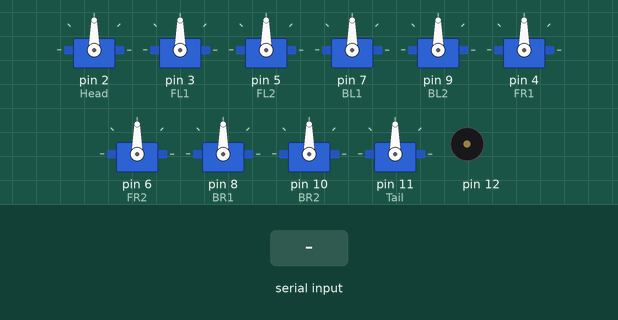
Bench run of a sketch on a simulated Arduino Uno, built with avr-gcc and run on an emulated ATmega328P. On the bench: 10 × servo, buzzer (waves = sounding). The inputs (shaded band) are chosen by the test bench. What the sketch prints to the serial monitor is not drawn.

Above: at 4.2 s.
4.3 s: byte 18 (0x12) received over Serial
At 6.6 s:
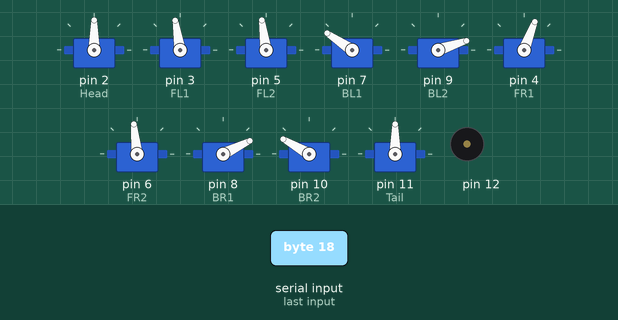
7.3 s: byte 17 (0x11) received over Serial
At 7.7 s:
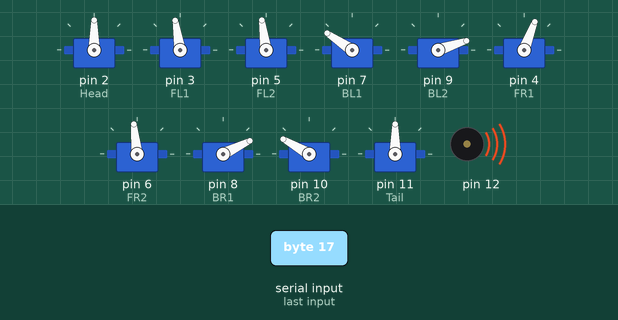
9.3 s: byte 19 (0x13) received over Serial
At 10.3 s:
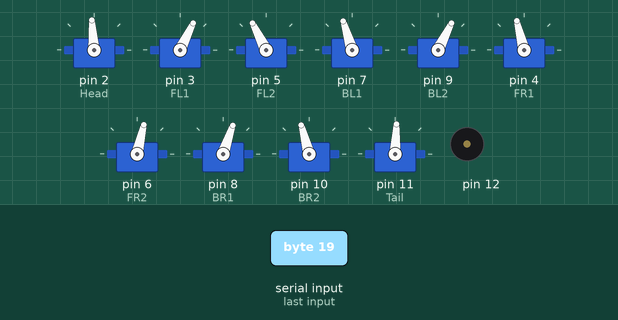
12.3 s: byte 20 (0x14) received over Serial
At 13.44 s:
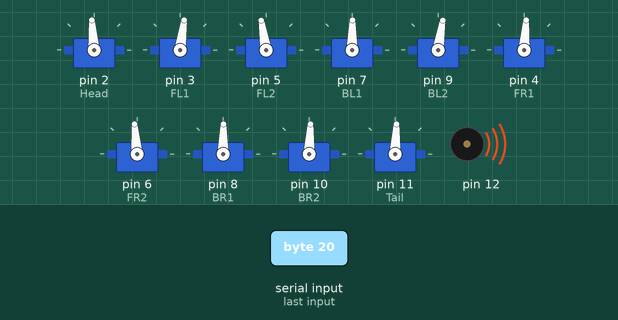
Timing chart, 0 to 16.3 s (numbered marks = the images above; inputs shaded):
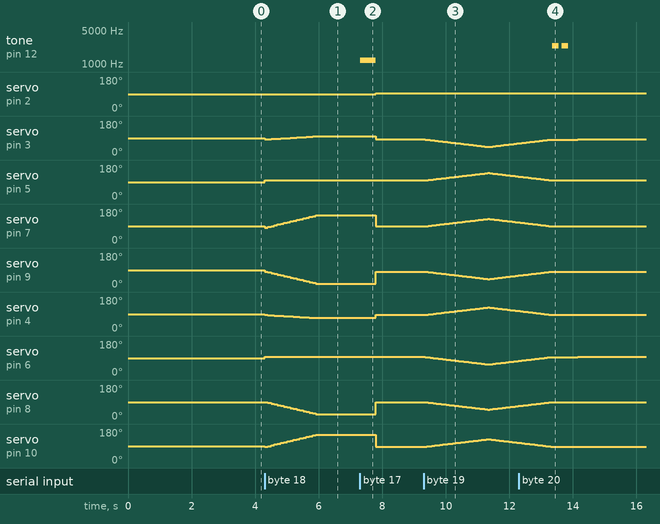

The sketch:

DUKE.ino
```cpp
#include <Servo.h>

// F = Forward, B = Back, L = Left, R = Right, 1 = Top, 2 = Bottom
Servo Head;
Servo FL1;
Servo FL2;
Servo BL1;
Servo BL2;
Servo FR1;
Servo FR2;
Servo BR1;
Servo BR2;
Servo Tail;
int front_left_top_angle;
int front_right_top_angle;
int front_left_bottom_angle;
int front_right_bottom_angle;
int back_left_top_angle;
int back_right_top_angle;
int back_left_bottom_angle;
int back_right_bottom_angle;
byte com;


void setup() {
  Head.attach(2);
  FL1.attach(3);
  FL2.attach(5);
  BL1.attach(7);
  BL2.attach(9);
  FR1.attach(4);
  FR2.attach(6);
  BR1.attach(8);
  BR2.attach(10);
  Tail.attach(11);
  pinMode(12,OUTPUT);
  Serial.begin(9600);
  delay(2000);
  Serial.write(0xAA);
  Serial.write(0x37);
  delay(1000);
  Serial.write(0xAA);
  Serial.write(0x21);

}

void standup()
{
  Head.write(94);
  FL1.write(83);
  FL2.write(98);
  FR1.write(85);
  FR2.write(96);
  BL1.write(88);
  BL2.write(82);
  BR1.write(90);
  BR2.write(86);
  Tail.write(87);
}


void stretch()
{
  front_right_top_angle = 85;
  front_left_bottom_angle = 98;
  front_right_bottom_angle = 96;
  back_left_top_angle = 88;
  back_right_top_angle = 90;
  back_left_bottom_angle = 82;
  back_right_bottom_angle = 86;
  for (front_left_top_angle = 83; front_left_top_angle > 43; front_left_top_angle -=1)
  {
    FL1.write(front_left_top_angle);
    BL1.write(back_left_top_angle);
    FR1.write(front_right_top_angle);
    BR1.write(back_right_top_angle);
    FL2.write(front_left_bottom_angle);
    BL2.write(back_left_bottom_angle);
    FR2.write(front_right_bottom_angle);
    BR2.write(back_right_bottom_angle);
    front_right_top_angle += 1;
    front_left_bottom_angle += 1;
    front_right_bottom_angle -= 1;
    back_left_top_angle += 1;
    back_right_top_angle -= 1;
    back_left_bottom_angle -= 1;
    back_right_bottom_angle += 1;
    delay(50);
  }
  for (front_left_top_angle = 43; front_left_top_angle < 83; front_left_top_angle +=1)
  {
    FL1.write(front_left_top_angle);
    BL1.write(back_left_top_angle);
    FR1.write(front_right_top_angle);
    BR1.write(back_right_top_angle);
    FL2.write(front_left_bottom_angle);
    BL2.write(back_left_bottom_angle);
    FR2.write(front_right_bottom_angle);
    BR2.write(back_right_bottom_angle);
    front_right_top_angle -= 1;
    front_left_bottom_angle -= 1;
    front_right_bottom_angle += 1;
    back_left_top_angle -= 1;
    back_right_top_angle += 1;
    back_left_bottom_angle += 1;
    back_right_bottom_angle -= 1;
    delay(50);
  }
}

void sit()
{
  front_left_top_angle = 83;
  front_right_top_angle = 85;
  front_left_bottom_angle = 98;
  front_right_bottom_angle = 96;
  back_left_top_angle = 88;
  back_right_top_angle = 90;
  back_left_bottom_angle = 82;
  back_right_bottom_angle = 86;
  for (back_left_top_angle = 82; back_left_top_angle < 150; back_left_top_angle += 4)
  {
    FL1.write(front_left_top_angle);
    BL1.write(back_left_top_angle);
    FR1.write(front_right_top_angle);
    BR1.write(back_right_top_angle);
    FL2.write(front_left_bottom_angle);
    BL2.write(back_left_bottom_angle);
    FR2.write(front_right_bottom_angle);
    BR2.write(back_right_bottom_angle);
    front_left_top_angle += 1;
    front_right_top_angle -= 1;
    front_left_bottom_angle -= 0;
    front_right_bottom_angle += 0;
    back_right_top_angle -= 4;
    back_left_bottom_angle -= 4;
    back_right_bottom_angle += 4;
    delay(100);
  }
}

void tailwag()
{
  for (int i = 0; i < 5; i++)
  {
    Tail.write(10);
    delay(100);
    Tail.write(170);
    delay(100);
  }
}


void loop() {

  while(Serial.available()){
    com = Serial.read();
    switch(com){

      case 0x11:

        tone(12,1200,500);
        delay(500);
        standup();

      break;

      case 0x12:

      sit();

      break;

      case 0x13:

      stretch();

      break;

      case 0x14:

      tone(12,2400,200);
      delay(300);
      tone(12,2400,200);
      delay(500);
      standup();
      delay(500);
      tailwag();
      delay(100);
      Tail.write(87);

      break;

      case 0x15:

      tone(12,500,1000);
      standup();

      break;

    }
  }

}
```

Measured:
- after the input at 4.3 s, servo on pin 3 (FL1): 90° → 83° at once, → 84° 0.10 s later, → 85° 0.10 s later, → 86° 0.10 s later, … (17 changes in this stretch); servo on pin 5 (FL2): 90° → 98° at once
- after the input at 7.3 s, tone on pin 12: silent → 1200 Hz at once, → silent 0.50 s later; servo on pin 2 (Head): 90° → 94° after 0.50 s; servo on pin 3 (FL1): 99° → 83° after 0.50 s; servo on pin 7 (BL1): 146° → 88° after 0.50 s; servo on pin 9 (BL2): 18° → 82° after 0.50 s
- after the input at 9.3 s, servo on pin 5 (FL2): rises from 98° to 138° in 2.0 s, then falls to 119° in 0.96 s; servo on pin 7 (BL1): rises from 88° to 128° in 2.0 s, then falls to 109° in 0.96 s
- after the input at 12.3 s, tone on pin 12: alternates 2400 Hz for 0.20 s and silent for 0.10 s, 4 changes in all, then stays silent, starting after 1.0 s; servo on pin 11 (Tail): 87° → 10° after 2.3 s, → 170° 0.10 s later, → 10° 0.10 s later, → 170° 0.10 s later, … (11 changes in this stretch)
